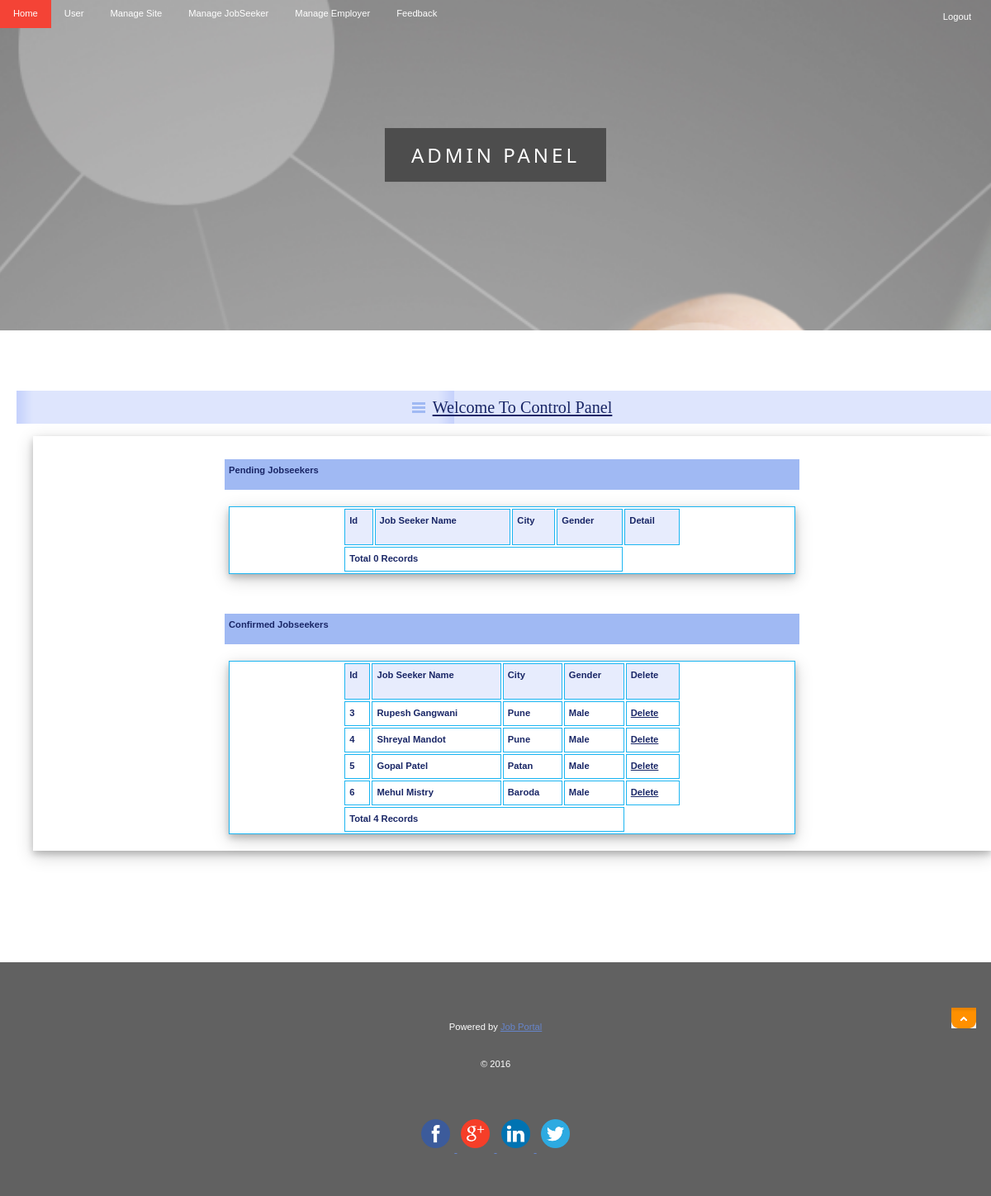
Page /Admin/ManageJob.php (signed in) on the committed database.
### tables this page shows
CREATE TABLE IF NOT EXISTS `jobseeker_reg` (
  `JobSeekId` int(11) NOT NULL AUTO_INCREMENT,
  `JobSeekerName` varchar(20) NOT NULL,
  `Address` varchar(100) NOT NULL,
  `City` varchar(20) NOT NULL,
  `Email` varchar(40) NOT NULL,
  `Mobile` bigint(20) NOT NULL,
  `Qualification` varchar(20) NOT NULL,
  `Gender` varchar(10) NOT NULL,
  `BirthDate` date NOT NULL,
  `Resume` varchar(200) NOT NULL,
  `Status` varchar(10) NOT NULL,
  `UserName` varchar(20) NOT NULL UNIQUE,
  `Password` varchar(150) NOT NULL,
  `Question` varchar(100) NOT NULL,
  `Answer` varchar(50) NOT NULL,
  PRIMARY KEY (`JobSeekId`),
  KEY `JobSeekId` (`JobSeekId`)
);

### includes/MySQLFunc.php (called while the page is built, shortened)
<?php
	if (function_exists("mysqli_connect")) {
		function sqlquery($query) {
			global $sql_connection;
			return $sql_connection->query($query);
		}
		function sqlfetcharray($result){
			if($result){
				return mysqli_fetch_array($result);
			}
			else
			{	return Array();	}
		}
		function sqlnumrows($result){
			return mysqli_num_rows($result);
		}
	}
?>

### Admin/ManageJob.php (the view, shortened to what this page needs)
<!DOCTYPE html >
<html lang="cs">
<head>
    <link rel="stylesheet" media="screen,projection" type="text/css" href="./css/main.css" />
    <link rel="stylesheet" media="print" type="text/css" href="./css/print.css" />
    <link rel="stylesheet" media="aural" type="text/css" href="./css/aural.css" />
</head>
<body id="www-url-cz">
<div id="main" class="box">
<?php
include "Header.php"
?>
<?php
include "menu.php"
?>
    <div id="page" class="box">
    <div id="page-in" class="box">
        <div id="strip" class="box noprint">
            <p id="breadcrumbs">&nbsp;</p>
        </div>
        <div id="content">
            <div class="article">
                <h2><span><a href="#">Welcome To Control Panel</a></span></h2>
                <table width="100%" border="0" cellspacing="0" cellpadding="0">
                  <tr>
                    <td>&nbsp;</td>
                  </tr>
		<tr>
		          <td height="27" bgcolor="#A0B9F3"><strong>Pending Jobseekers</strong></td>
	        </tr>
                  <tr>
                    <td><table width="100%" border="1" bordercolor="#1CB5F1" >
                      <tr>
                        <th height="32" bgcolor="#1CB5F1" class="style3"><div align="left" class="style9 style5"><strong>Id</strong></div></th>
                        <th bgcolor="#1CB5F1" class="style3"><div align="left" class="style9 style5"><strong>Job Seeker Name</strong></div></th>
                         <th bgcolor="#1CB5F1" class="style3"><div align="left" class="style9 style5"><strong>City</strong></div></th>
                        <th bgcolor="#1CB5F1" class="style3"><div align="left" class="style12">Gender</div></th>
                         <th bgcolor="#1CB5F1" class="style3"><div align="left" class="style9 style5"><strong>Detail</strong></div></th>
                      </tr>
                      <?php
include("../includes/MySQLFunc.php");
$sql = "select * from jobseeker_reg where Status='Pending'";
$result = sqlquery($sql);
$records=0;
if($result){
?>
                      <?php
$records = sqlnumrows($result);
}
?>
                      <tr>
                        <td colspan="4" class="style3"><div align="left" class="style12"><?php echo "Total ".$records." Records"; ?> </div></td>
                      </tr>
                    </table></td>
                  </tr>
                  <tr>
                    <td>&nbsp;</td>
                  </tr>
		<tr>
	          <td height="27" bgcolor="#A0B9F3"><strong>Confirmed Jobseekers</strong></td>
	        </tr>
                  <tr>
                    <td><table width="100%" border="1" bordercolor="#1CB5F1" >
                      <tr>
                        <th height="32" bgcolor="#1CB5F1" class="style3"><div align="left" class="style9 style5"><strong>Id</strong></div></th>
                        <th bgcolor="#1CB5F1" class="style3"><div align="left" class="style9 style5"><strong>Job Seeker Name</strong></div></th>
                         <th bgcolor="#1CB5F1" class="style3"><div align="left" class="style9 style5"><strong>City</strong></div></th>
                        <th bgcolor="#1CB5F1" class="style3"><div align="left" class="style12">Gender</div></th>
                         <th bgcolor="#1CB5F1" class="style3"><div align="left" class="style9 style5"><strong>Delete</strong></div></th>
                      </tr>
                      <?php
$sql = "select * from jobseeker_reg where Status='Confirm'";
$result = sqlquery($sql);
$records=0;
if($result){
while($row = sqlfetcharray($result))
{
$Id=$row['JobSeekId'];
$Name=$row['JobSeekerName'];
$City=$row['City'];
$Gender=$row['Gender'];
?>
                      <tr>
                        <td class="style3"><div align="left" class="style9 style5"><strong><?php echo $Id;?></strong></div></td>
                        <td class="style3"><div align="left" class="style9 style5"><strong><?php echo $Name;?></strong></div></td>
                         <td class="style3"><div align="left" class="style9 style5"><strong><?php echo $City;?></strong></div></td>
                          <td class="style3"><div align="left" class="style9 style5"><strong><?php echo $Gender;?></strong></div></td>
                         <td class="style3"><div align="left" class="style9 style5"><strong><a href="DenyJob.php?JobId=<?php echo $Id;?>">Delete</a></strong></div></td>
                      </tr>
                      <?php
}
$records = sqlnumrows($result);
}
?>
                      <tr>
                        <td colspan="4" class="style3"><div align="left" class="style12"><?php echo "Total ".$records." Records"; ?> </div></td>
                      </tr>
                    </table></td>
                  </tr>
                </table>
                <p>&nbsp;</p>
              <p class="btn-more box noprint">&nbsp;</p>
          </div>
        </div>
    </div>
    </div>
<?php
include "footer.php"
?>
</body>
</html>

### Admin/Header.php
    <div id="header">
       <div class="bgimg-1 job-opacity job-display-container">
  <div class="job-display-middle" style="white-space:nowrap;">
    <span class="job-center job-padding-xlarge job-black job-xlarge job-wide job-animate-opacity">AD<span class="job-hide-small">MIN</span> PANEL</span>
    <br/>
    <br/>
  </div>
</div>
    </div>

### Admin/menu.php (shortened to what this page needs)
<div class="job-top">
  <ul class="job-navbar" id="myNavbar">
   <li><a href="index.php" class=" job-hover-red">Home</a></li>
   <li><a href="User.php" class=" job-hover-red">User</a></li>
   <li><a href="CompanySettings.php" class=" job-hover-red">Manage Site</a></li>
   <li><a href="ManageJob.php" class=" job-hover-red">Manage JobSeeker</a></li>
   <li><a href="ManageEmployer.php" class=" job-hover-red">Manage Employer</a></li>
   <li><a href="Feedback.php" class=" job-hover-red">Feedback</a></li>
    <li class="job-right">
      <a href="Logout.php" class="job-padding-large job-hover-red">Logout<i class=""></i></a>
    </li>
  </ul>
</div>
     </div>

### Admin/footer.php
    <div id="footer">
        <div id="top" class="noprint"><p><span class="noscreen">Back on top</span> <a href="#header" title="Back on top ^">^<span></span></a></p></div>
<footer class="Job-center Job-dark-grey Job-padding-48 Job-hover-black">
  <p>Powered by <a href="#" title="Job Portal" target="_blank" class="Job-hover-opacity">Job Portal</a><p id="copyright">&copy; 2016</p></p></p>
<div id="share-buttons">
    <a href="http://www.facebook.com" target="_blank">
        <img src="./upload/facebook.png" alt="Facebook" />
    </a>
    <a href="http://www.google.com" target="_blank">
        <img src="./upload/google.png" alt="Google" />
    </a>
    <a href="http://www.linkedin.com" target="_blank">
        <img src="./upload/linkedin.png" alt="LinkedIn" />
    </a>
    <a href="https://twitter.com" target="_blank">
        <img src="./upload/twitter.png" alt="Twitter" />
    </a>
</div>
</footer>
</div>

### Admin/css/print.css (style rules this page uses)
body { border:0; margin:0; padding:0; font-size:12pt }
a { color:#000; text-decoration:none; }
h1, h2, h3 { page-break-after:avoid; page-break-inside:avoid; }
table { border-collapse: collapse; border-width:1px; border-style:solid; }
th, td { display:table-cell; border-width:1px; border-style:solid; }
ul, ol, dl { page-break-before:avoid }
.noprint { display:none; }

### Employer/css/aural.css (style rules this page uses)
body { voice-family:paul,male; volume:loud; speech-rate:slow; richness:90; stress:20; }
h1, h2, h3, h4, h5 { cue-before:url("ping.au"); }
p, table { pause:50ms; }
strong { pitch:medium; pitch-range:60; stress:90; richness:90; }

### Admin/ManageJob.php (style rules this page uses)
.style3 { font-weight: bold }

### rows in the picture
jobseeker_reg: JobSeekId "3", JobSeekerName "Rupesh Gangwani", City "Pune", Gender "Male"
jobseeker_reg: JobSeekId "4", JobSeekerName "Shreyal Mandot", City "Pune", Gender "Male"
jobseeker_reg: JobSeekId "5", JobSeekerName "Gopal Patel", City "Patan", Gender "Male"
jobseeker_reg: JobSeekId "6", JobSeekerName "Mehul Mistry", City "Baroda", Gender "Male"

### other values in the picture
$records "0"
$records "4"
